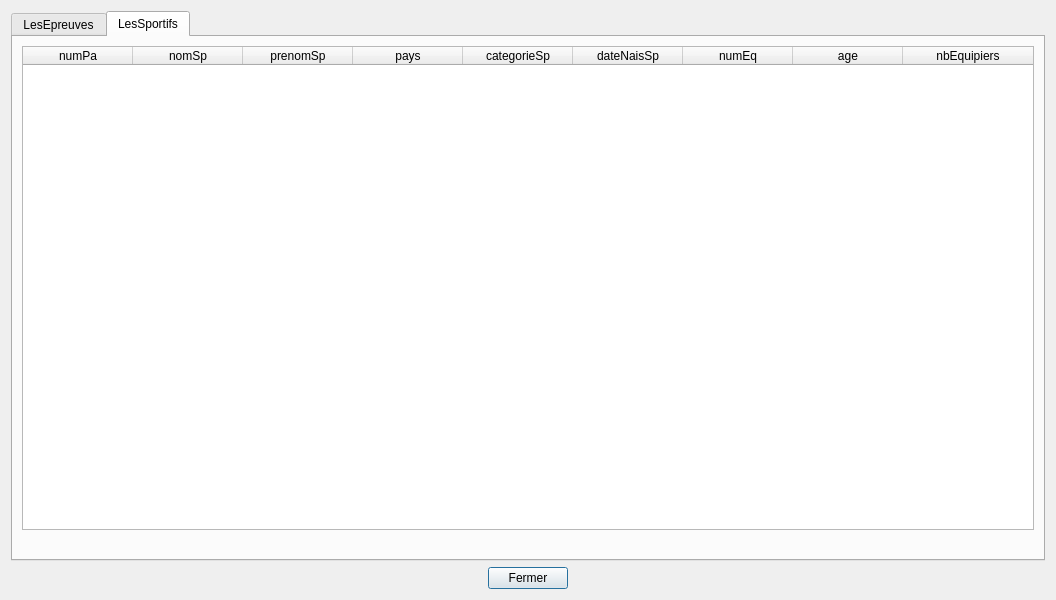
<?xml version="1.0" encoding="UTF-8"?>
<ui version="4.0">
 <class>tablesDataV1</class>
 <widget class="QDialog" name="tablesDataV1">
  <property name="geometry">
   <rect>
    <x>0</x>
    <y>0</y>
    <width>1056</width>
    <height>600</height>
   </rect>
  </property>
  <property name="sizePolicy">
   <sizepolicy hsizetype="Preferred" vsizetype="Preferred">
    <horstretch>0</horstretch>
    <verstretch>0</verstretch>
   </sizepolicy>
  </property>
  <property name="minimumSize">
   <size>
    <width>0</width>
    <height>0</height>
   </size>
  </property>
  <property name="windowTitle">
   <string>BD JO</string>
  </property>
  <layout class="QVBoxLayout" name="verticalLayout">
   <item>
    <widget class="QTabWidget" name="tabWidget">
     <property name="currentIndex">
      <number>1</number>
     </property>
     <widget class="QWidget" name="tabEpreuves">
      <attribute name="title">
       <string>LesEpreuves</string>
      </attribute>
      <layout class="QVBoxLayout" name="verticalLayout_2">
       <item>
        <widget class="QTableWidget" name="tableEpreuves">
         <property name="sizePolicy">
          <sizepolicy hsizetype="Expanding" vsizetype="Expanding">
           <horstretch>0</horstretch>
           <verstretch>0</verstretch>
          </sizepolicy>
         </property>
         <property name="minimumSize">
          <size>
           <width>0</width>
           <height>400</height>
          </size>
         </property>
         <property name="baseSize">
          <size>
           <width>0</width>
           <height>0</height>
          </size>
         </property>
         <property name="layoutDirection">
          <enum>Qt::LeftToRight</enum>
         </property>
         <property name="sizeAdjustPolicy">
          <enum>QAbstractScrollArea::AdjustToContents</enum>
         </property>
         <property name="sortingEnabled">
          <bool>true</bool>
         </property>
         <property name="columnCount">
          <number>7</number>
         </property>
         <attribute name="horizontalHeaderCascadingSectionResizes">
          <bool>true</bool>
         </attribute>
         <attribute name="horizontalHeaderDefaultSectionSize">
          <number>110</number>
         </attribute>
         <attribute name="horizontalHeaderHighlightSections">
          <bool>true</bool>
         </attribute>
         <attribute name="horizontalHeaderMinimumSectionSize">
          <number>50</number>
         </attribute>
         <attribute name="horizontalHeaderShowSortIndicator" stdset="0">
          <bool>true</bool>
         </attribute>
         <attribute name="horizontalHeaderStretchLastSection">
          <bool>true</bool>
         </attribute>
         <attribute name="verticalHeaderVisible">
          <bool>false</bool>
         </attribute>
         <column>
          <property name="text">
           <string>numEp</string>
          </property>
         </column>
         <column>
          <property name="text">
           <string>nomEp</string>
          </property>
         </column>
         <column>
          <property name="text">
           <string>formeEp</string>
          </property>
         </column>
         <column>
          <property name="text">
           <string>nomDi</string>
          </property>
         </column>
         <column>
          <property name="text">
           <string>categorieEp</string>
          </property>
         </column>
         <column>
          <property name="text">
           <string>nbSportifsEp</string>
          </property>
         </column>
         <column>
          <property name="text">
           <string>dateEp</string>
          </property>
         </column>
        </widget>
       </item>
       <item>
        <widget class="QLabel" name="label_epreuves">
         <property name="palette">
          <palette>
           <active>
            <colorrole role="WindowText">
             <brush brushstyle="SolidPattern">
              <color alpha="255">
               <red>255</red>
               <green>0</green>
               <blue>0</blue>
              </color>
             </brush>
            </colorrole>
           </active>
           <inactive>
            <colorrole role="WindowText">
             <brush brushstyle="SolidPattern">
              <color alpha="255">
               <red>255</red>
               <green>0</green>
               <blue>0</blue>
              </color>
             </brush>
            </colorrole>
           </inactive>
           <disabled>
            <colorrole role="WindowText">
             <brush brushstyle="SolidPattern">
              <color alpha="255">
               <red>120</red>
               <green>120</green>
               <blue>120</blue>
              </color>
             </brush>
            </colorrole>
           </disabled>
          </palette>
         </property>
         <property name="text">
          <string/>
         </property>
         <property name="scaledContents">
          <bool>true</bool>
         </property>
         <property name="alignment">
          <set>Qt::AlignCenter</set>
         </property>
        </widget>
       </item>
      </layout>
     </widget>
     <widget class="QWidget" name="tabSportifs">
      <attribute name="title">
       <string>LesSportifs</string>
      </attribute>
      <layout class="QVBoxLayout" name="verticalLayout_7">
       <item>
        <widget class="QTableWidget" name="tableSportifs">
         <attribute name="horizontalHeaderDefaultSectionSize">
          <number>110</number>
         </attribute>
         <attribute name="horizontalHeaderMinimumSectionSize">
          <number>50</number>
         </attribute>
         <attribute name="horizontalHeaderStretchLastSection">
          <bool>true</bool>
         </attribute>
         <attribute name="verticalHeaderVisible">
          <bool>false</bool>
         </attribute>
         <column>
          <property name="text">
           <string>numPa</string>
          </property>
         </column>
         <column>
          <property name="text">
           <string>nomSp</string>
          </property>
         </column>
         <column>
          <property name="text">
           <string>prenomSp</string>
          </property>
         </column>
         <column>
          <property name="text">
           <string>pays</string>
          </property>
         </column>
         <column>
          <property name="text">
           <string>categorieSp</string>
          </property>
         </column>
         <column>
          <property name="text">
           <string>dateNaisSp</string>
          </property>
         </column>
         <column>
          <property name="text">
           <string>numEq</string>
          </property>
         </column>
         <column>
          <property name="text">
           <string>age</string>
          </property>
         </column>
         <column>
          <property name="text">
           <string>nbEquipiers</string>
          </property>
         </column>
        </widget>
       </item>
       <item>
        <widget class="QLabel" name="label_sportifs">
         <property name="palette">
          <palette>
           <active>
            <colorrole role="WindowText">
             <brush brushstyle="SolidPattern">
              <color alpha="255">
               <red>255</red>
               <green>0</green>
               <blue>0</blue>
              </color>
             </brush>
            </colorrole>
           </active>
           <inactive>
            <colorrole role="WindowText">
             <brush brushstyle="SolidPattern">
              <color alpha="255">
               <red>255</red>
               <green>0</green>
               <blue>0</blue>
              </color>
             </brush>
            </colorrole>
           </inactive>
           <disabled>
            <colorrole role="WindowText">
             <brush brushstyle="SolidPattern">
              <color alpha="255">
               <red>120</red>
               <green>120</green>
               <blue>120</blue>
              </color>
             </brush>
            </colorrole>
           </disabled>
          </palette>
         </property>
         <property name="text">
          <string/>
         </property>
         <property name="alignment">
          <set>Qt::AlignCenter</set>
         </property>
        </widget>
       </item>
      </layout>
     </widget>
    </widget>
   </item>
   <item>
    <layout class="QHBoxLayout" name="horizontalLayout">
     <item>
      <spacer name="horizontalSpacer_data_V1">
       <property name="orientation">
        <enum>Qt::Horizontal</enum>
       </property>
       <property name="sizeHint" stdset="0">
        <size>
         <width>40</width>
         <height>20</height>
        </size>
       </property>
      </spacer>
     </item>
     <item>
      <widget class="QPushButton" name="pushButton_data_V1">
       <property name="text">
        <string>Fermer</string>
       </property>
      </widget>
     </item>
     <item>
      <spacer name="horizontalSpacer_2_data_V1">
       <property name="orientation">
        <enum>Qt::Horizontal</enum>
       </property>
       <property name="sizeHint" stdset="0">
        <size>
         <width>40</width>
         <height>20</height>
        </size>
       </property>
      </spacer>
     </item>
    </layout>
   </item>
  </layout>
 </widget>
 <resources/>
 <connections>
  <connection>
   <sender>pushButton_data_V1</sender>
   <signal>clicked()</signal>
   <receiver>tablesDataV1</receiver>
   <slot>close()</slot>
   <hints>
    <hint type="sourcelabel">
     <x>360</x>
     <y>575</y>
    </hint>
    <hint type="destinationlabel">
     <x>323</x>
     <y>169</y>
    </hint>
   </hints>
  </connection>
 </connections>
 <slots>
  <slot>refreshSpectaclesData()</slot>
  <slot>refreshZonesData()</slot>
  <slot>refreshRepresentationsData()</slot>
 </slots>
</ui>
